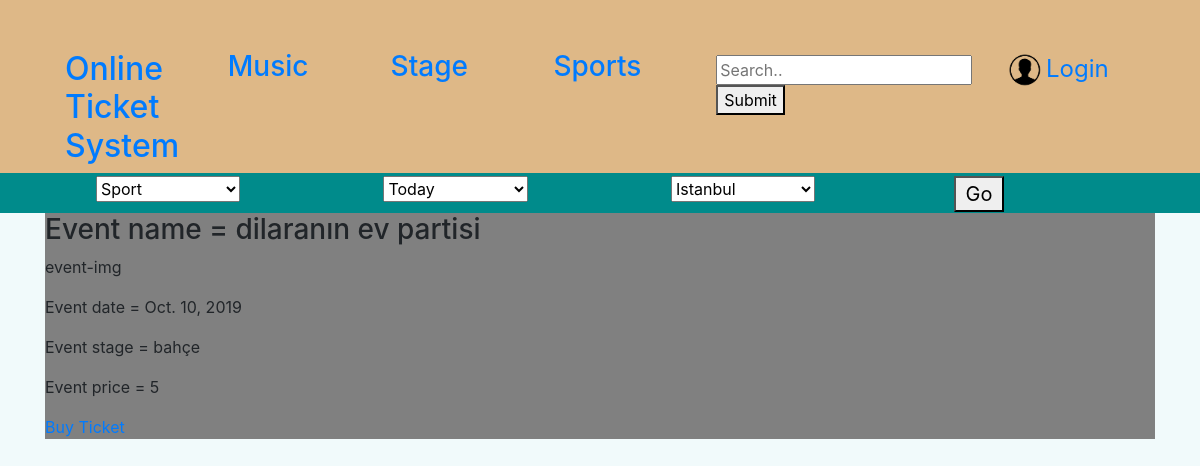
Page /event/1/preview on the earlier database version.
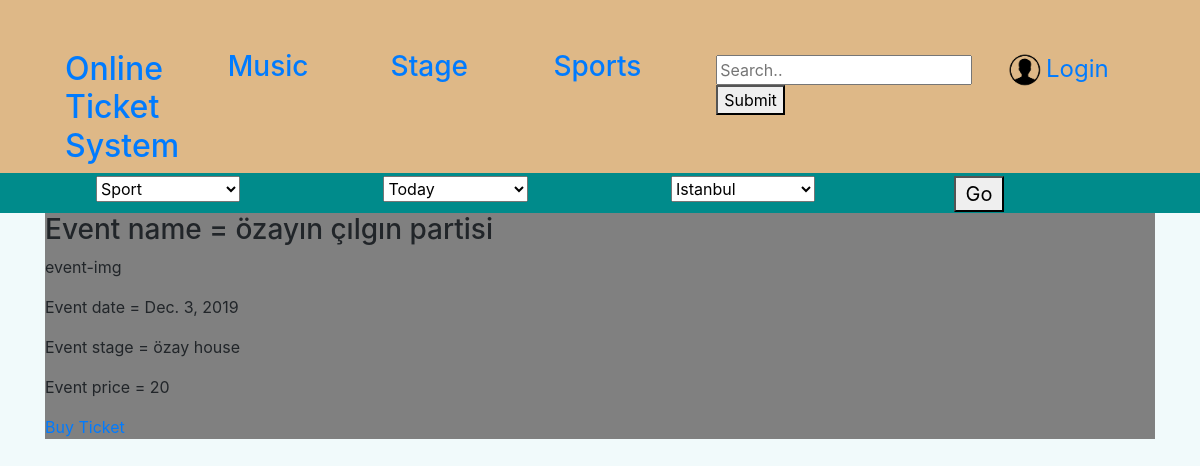
Same page on the later database version.
### website/models.py (models this page shows, shortened)
class Event(models.Model):
    name = models.CharField(max_length=50)
    stage = models.ForeignKey(Stage, on_delete=models.CASCADE)
    date = models.DateField()
    quota = models.IntegerField()
    price = models.IntegerField()
    isAvailable = models.BooleanField(default=False)
    isAccepted = models.BooleanField(default=False)
    rules = models.CharField(max_length=500)
    def get_buy_ticket_url(self):
        return f"/event/{self.pk}/buy"

class Stage(models.Model):
    place = models.CharField(max_length=100)
    address = models.CharField(max_length=200)
    quota = models.IntegerField()
    def __str__(self):
        return '' + self.place

### website/views.py (the view)
# urls.py: path('event/<int:pk>/preview', views.event_preview, name='event_preview'),
def event_preview(request, pk):
    event = get_object_or_404(Event, pk=pk)
    context = {"event": event}
    return render(request, 'event/event_review.html', context)

### templates/event/event_review.html (shortened to what this page needs)
{%  extends 'base.html' %}
    {% block head %}
        {% load static %}
        <link rel="stylesheet" type="text/css" href="{% static "css/home.css" %}">
    {% endblock %}
{% block content %}
        <div id="event-review">
            <div class="event-name">
                <h3>Event name =  {{ event.name }}</h3>
            </div>
            <div id="event-info">
                <div id="event-img">
                     <p>event-img</p>
                </div>
                <div id="event-date">
                    <p>Event date =  {{ event.date }}</p>
                </div>
                 <div id="event-place">
                     <p>Event stage =  {{ event.stage }}</p>
                 </div>
                <div id="event-price">
                    <p>Event price =  {{ event.price }}</p>
                </div>
                <div id="event-buy-ticket">
                     <p><a href={{ event.get_buy_ticket_url }}>Buy Ticket</a></p>
                </div>
            </div>
        </div>
{% endblock %}

Differences in the rows shown:
changed Event: name "dilaranın ev partisi" → "özayın çılgın partisi"; date "Oct. 10, 2019" → "Dec. 3, 2019"; stage "bahçe" → "özay house"; price "5" → "20"
